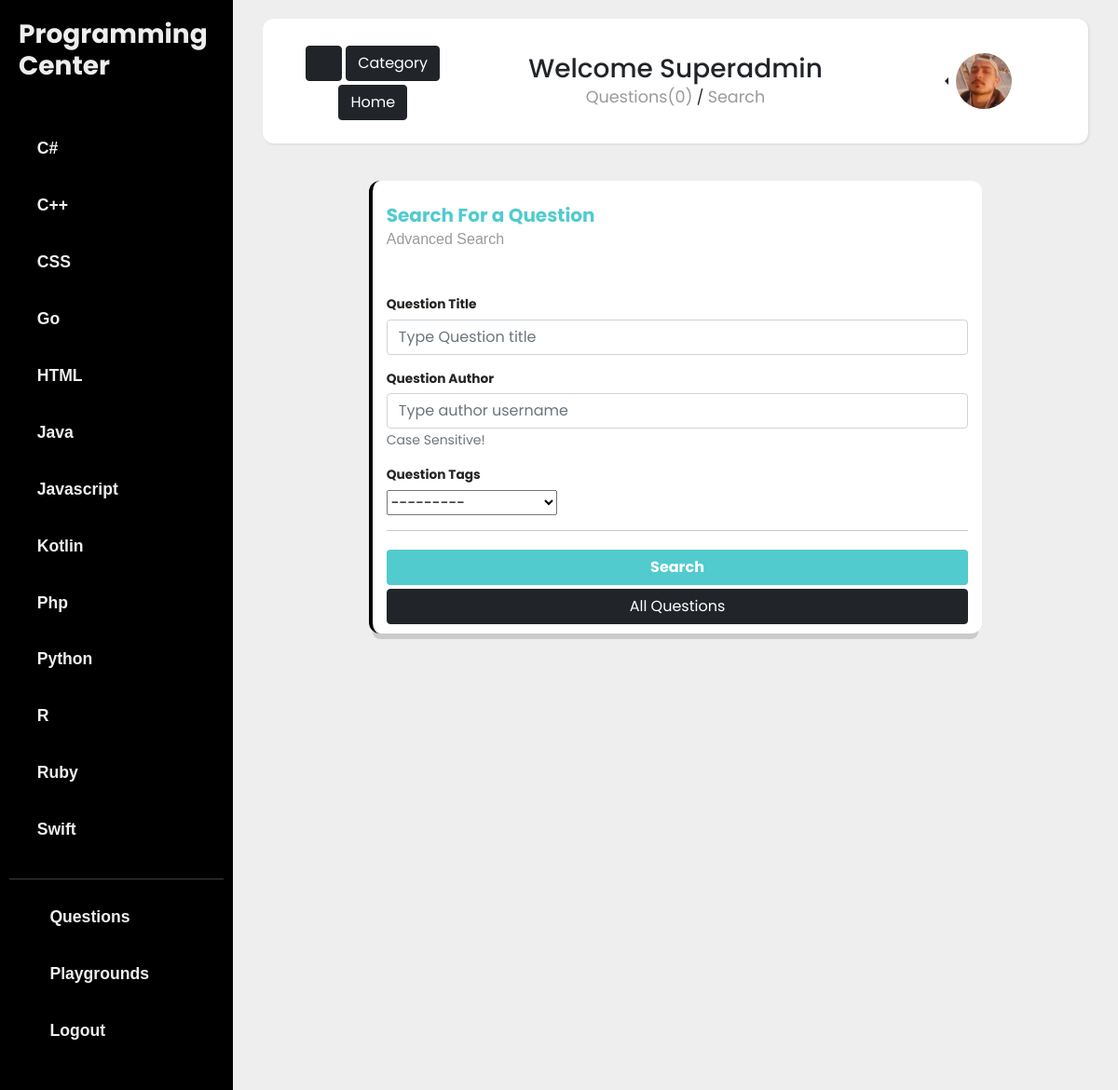
Page /question/search/ (signed in) on the committed database.
### programmingLanguage/models.py (models this page shows, shortened)
class Language(models.Model):
    name = models.CharField(max_length=100, unique=True)
    slug = models.SlugField(max_length=10, unique=True)
    category = TreeManyToManyField(Category, related_name='lang_category')
    detail = RichTextField(blank=True, null=True)
    class Meta:
        ordering = ['name']

### account/models.py (models this page shows, shortened)
class UserBase(AbstractBaseUser, PermissionsMixin):
    email = models.EmailField('email address', unique=True)
    username = models.CharField(max_length=150, unique=True)
    first_name = models.CharField(max_length=150, blank=True)
    last_name = models.CharField(max_length=150, blank=True)
    slug = models.SlugField(max_length=150, unique=True)
    is_active = models.BooleanField(default=False)
    is_staff = models.BooleanField(default=False)
    created = models.DateTimeField(auto_now_add=True)
    updated = models.DateTimeField(auto_now=True)
    objects = CustomAccountManager()
    USERNAME_FIELD = 'email'
    REQUIRED_FIELDS = ['username']
    class Meta:
        verbose_name = 'Account'
        verbose_name_plural = 'Accounts'

class Profile(models.Model):
    user = models.OneToOneField(UserBase, on_delete=models.CASCADE)
    interests = models.ManyToManyField(Language, related_name='user_interests', blank=True)
    slug = models.SlugField(max_length=150, unique=True)
    about = models.TextField(blank=True)
    image = models.ImageField(default='avatar.png', upload_to=user_directory_path)
    stars = models.ManyToManyField(UserBase, related_name='star', default=None, blank=True)
    star_count = models.BigIntegerField(default='0')

### question/views.py (the view, shortened to what this page needs)
# urls.py: path('search/', views.question_search, name='question_search'),
def question_search(request):
    form = QuestionSearchForm()
    q = ''
    c = ''
    a = ''
    results = []
    return render(request, 'question/search.html',{'form':form, 'query': q, 'results': results, 'tag':c, 'author':a})

### templates/question/search.html (shortened to what this page needs)
{% extends '../basee.html' %}
{% load crispy_forms_tags %}
{% block content %}
<div class="container-fluid">
    <div class="row">
        <nav class="navbar">
            <div class=" col-lg-3 col-12" style="text-align: center; margin: 10px 0;">
                <button type="button" id="sidebarCollapse" class="btn btn-dark mt-1">
                    <i class="fas fa-align-left"></i>
                </button>
                <a href="{% url 'pl:category' %}" class="btn btn-dark mt-1">Category</a>
                <a href="{% url 'pl:home' %}" class="btn btn-dark mt-1">Home</a>
            </div>
            <div class=" col-lg-6 col-12" style="text-align: center; margin: 10px 0;">
                {% if request.user.is_authenticated %}
                <h3 class="mb-0">Welcome {{request.user.username|title}}</h3>
                {% endif %}
                <a href="{% url 'question:question_list' %}"
                    class="navigation ">Question{{ results|length|pluralize }}({{ results|length }})</a> /
                <a href="{% url 'question:question_search' %}" class="navigation ">Search</a>
            </div>
            <div class="col-lg-3 col-12" style="text-align: center; margin: 10px 0;">
                {% if request.user.is_authenticated %}
                <div class="btn-group  dropstart">
                    <a type="button" class="dropdown-toggle" data-bs-toggle="dropdown" data-toggle="dropdown"
                        aria-haspopup="true" aria-expanded="false">
                        <img src="{{ request.user.profile.image.url }}" alt="" class="rounded-circle" width="60"
                            height="60">
                    </a>
                </div>
                {% else %}
                <div class="row justify-content-center">
                    <a href="{% url 'account:register' %}" class="btn btn-dark col-5"
                        style="margin-right: 5px;">Register</a>
                    <a href="{% url 'account:login' %}" class="btn btn-dark col-5">Log in</a>
                </div>
                {% endif %}
            </div>
        </nav>
    </div>
</div>
{% if query %}
{% if messages %}
<div class="col-10" style="margin: 0 auto">
    {% for message in messages %}
    <div class="alert {{ message.tags }} text-center">
        {{ message }}
    </div>
    {% endfor %}
</div>
{% endif %}
<div class="col-10 m-auto">
    <div class="card card-stats card-border">
        <div class="card-header">
            <h4 class="card-title fw-bold mb-0">Search Results</h4>
            <a class="card-category me" style="color: #9A9A9A;" href="{% url 'question:question_search' %}">go to
                advanced search</a>
        </div>
        <div class="card-body">
            <div class="text-center" style="background:#eee; border:1px solid #ccc; padding:13px 10px 5px">
                <h5 class="fw-bold">Question Search Details</h5>
            </div>
            <div class="col-12 mt-3">
                <ul class="list-unstyled team-members">
                    <li>
                        <div class="row my-3">
                            <div style="color: #f0ad4e;" class="col-md-1 col-1 lang2 profile-icons">
                                <i class="fas fa-question"></i>
                            </div>
                            <div class="col-md-7 col-7">
                                <h5 class="fw-bold mt-2">{{query}}</h5>
                            </div>
                        </div>
                    </li>
                    {% if author2 or author %}
                    <li>
                        <div class="row my-3">
                            <div class="col-md-1 col-1 lang2 profile-icons">
                                {% if author %}
                                <i class="fas fa-user-check game-icon"></i>
                                {% elif author2 %}
                                <i class="fas fa-user-times web-icon"></i>
                                {% endif %}
                            </div>
                            <div class="col-md-7 col-7">
                                {% if author %}
                                <h5 class="fw-bold mt-2">{{author}}</h5>
                                {% elif author2%}
                                <h5 class="fw-bold mt-2">{{author2}}</h5>
                                {% endif %}
                            </div>
                        </div>
                    </li>
                    {% endif %}
                    {% if tag %}
                    <li>
                        <div class="row my-3">
                            <div class="col-md-1 col-1  lang2 profile-icons">
                                {% if tag.name == 'Games' %}
                                <i class="fas fa-gamepad game-icon"></i>
                                {% elif tag.name == 'Web' %}
                                <i class="fas fa-globe  web-icon"></i>
                                {% elif tag.name == 'Front-end' %}
                                <i class="fas fa-palette web-icon"></i>
                                {% elif tag.name == 'Back-end' %}
                                <i class="fas fa-server web-icon"></i>
                                {% elif tag.name == "Data Science" %}
                                <i class="fas fa-flask data-icon"></i>
                                {% elif tag.name == 'Artificial Intelligence' %}
                                <i class="fas fa-brain data-icon"></i>
                                {% elif tag.name == 'Machine Learning' %}
                                <i class="fas fa-robot data-icon"></i>
                                {% elif tag.name == 'Mobile' %}
                                <i class="fas fa-mobile mobile-icon"></i>
                                {% elif tag.name == 'Android' %}
                                <i class="fab fa-android mobile-icon"></i>
                                {% elif tag.name == 'IOS' %}
                                <i class="fab fa-apple mobile-icon"></i>
                                {% endif %}
                            </div>
                            <div class="col-md-7 col-7">
                                <a class="me fw-bold" href="{{tag.get_absolute_url}} " style="color: inherit;">
                                    <h5 class=" fw-bold mb-0 mt-2">{{tag.name}}</h5>
                                </a>
                            </div>
                        </div>
                    </li>
                    {% endif %}
                    <li>
                        <div class="row my-3">
                            <div class="col-md-1 col-1 lang2 data-icon profile-icons">
                                <i class="fas fa-list-ol"></i>
                            </div>
                            <div class="col-md-7 col-7">
                                <h5 class="fw-bold mt-2">{{results|length}}</h5>
                            </div>
                        </div>
                    </li>
                </ul>
            </div>
        </div>
    </div>
</div>
<div class="row mt-5">
    {% for question in results %}
    <div class="col-lg-4 col-12 mt-5">
        <div class="card1 mt-5">
            <div class="con-img">
                <a href="{{question.author.profile.image.url}}">
                    <img class="rounded-circle" width="90" height="90" src="{{question.author.profile.image.url}}"
                        alt="">
                    <img class="rounded-circle" id="blur" src="{{question.user.profile.image.url}}" alt="">
                </a>
            </div>
            <div class="con-text lang2">
                <a href="{% url 'question:question_detail' question.slug %}">
                    <h5 class="fw-bold">{{question.title|truncatechars:28}}</h5>
                </a>
                <a href="{% url 'question:user_question_list' question.author.slug %}">
                    <p class="my-0 fw-bold">By {{question.author}}</p>
                </a>
                <p class="my-0">{{question.date_posted|date:'F d, Y'}}</p>
                <hr>
                {% for tag in question.tags.all %}
                {% if tag.name == 'Games' %}
                <i class="fas fa-gamepad game-icon"></i>
                {% elif tag.name == 'Web' %}
                <i class="fas fa-globe  web-icon"></i>
                {% elif tag.name == 'Front-end' %}
                <i class="fas fa-palette web-icon"></i>
                {% elif tag.name == 'Back-end' %}
                <i class="fas fa-server web-icon"></i>
                {% elif tag.name == "Data Science" %}
                <i class="fas fa-flask data-icon"></i>
                {% elif tag.name == 'Artificial Intelligence' %}
                <i class="fas fa-brain data-icon"></i>
                {% elif tag.name == 'Machine Learning' %}
                <i class="fas fa-robot data-icon"></i>
                {% elif tag.name == 'Mobile' %}
                <i class="fas fa-mobile mobile-icon"></i>
                {% elif tag.name == 'Android' %}
                <i class="fab fa-android mobile-icon"></i>
                {% elif tag.name == 'IOS' %}
                <i class="fab fa-apple mobile-icon"></i>
                {% endif %}
                {% endfor %}
            </div>
        </div>
    </div>
    {% endfor %}
</div>
{% else %}
<div class="row justify-content-center">
    <div class="col-lg-9 col-md-12 col-sm-12">
        <div class="card card-border">
            <div class="card-header">
                <h5 class="card-title title mb-0">Search For a Question</h5>
                <p class="card-category">Advanced Search</p>
            </div>
            <div class="card-body update">
                <form method="GET">
                    {{form.query|as_crispy_field}}
                    {{form.username|as_crispy_field}}
                    {{form.tags|as_crispy_field}}
                    <hr>
                    <button type="submit" class="btn col-12 my-1">Search</button>
                </form>
                <a href="{% url 'question:question_list' %}" class="col-12 btn btn-dark">All Questions</a>
            </div>
        </div>
    </div>
</div>
{%endif%}
{% endblock %}

### templates/basee.html (shortened to what this page needs)
{% load static %}
<!doctype html>
<html lang="en">
<head>
    <link href="https://cdn.jsdelivr.net/npm/bootstrap@5.0.0-beta2/dist/css/bootstrap.min.css" rel="stylesheet"
>
    <link href="{% static 'fontawesome_free/css/all.min.css' %}" rel="stylesheet" type="text/css">
    <link rel="stylesheet" href="https://cdn.jsdelivr.net/gh/devicons/devicon@v2.10.1/devicon.min.css">
    <link href="{% static 'css/sidebar.css' %}" rel="stylesheet">
    <link href="{% static 'css/card.css' %}" rel="stylesheet">
    <link href="{% static 'css/card1.css' %}" rel="stylesheet">
</head>
<body>
    <div class="wrapper">
        <nav id="sidebar">
            <div class="sidebar-header">
                <a href="{% url 'pl:home' %}">
                <h3 class="fw-bold">Programming Center</h3>
                </a>
            </div>
            <ul class="components">
                {% for lang in language_list %}
                <li>
                    <a href="{% url 'pl:languages_detail' lang.slug %}">
                        <p class="fw-bold">{{lang.name}}</p>
                    </a>
                </li>
                {% endfor %}
                <hr>
                <li>
                    <a href="{% url 'question:question_list' %}">
                        <i class="fas fa-question y-icon"></i>
                        <p class="fw-bold">Questions</p>
                    </a>
                </li>
                <li>
                    <a href="{% url 'editor:home' %}">
                        <i class="fas fa-file-code game-icon"></i>
                        <p class="fw-bold">Playgrounds</p>
                    </a>
                </li>
                {% if request.user.is_authenticated %}
                <li>
                    <a href="{% url 'account:logout' %}">
                        <i class="fas fa-power-off web-icon"></i>
                        <p class="fw-bold">Logout</p>
                    </a>
                </li>
                {% endif %}
            </ul>
        </nav>
        <div id="content">
            <main class="container">
                {% block content %}
                {% endblock %}
            </main>
        </div>
    </div>
</body>
</html>

### rows in the picture
Language: name "C#"
Language: name "C++"
Language: name "CSS"
Language: name "Go"
Language: name "HTML"
Language: name "Java"
Language: name "Javascript"
Language: name "Kotlin"
Language: name "Php"
Language: name "Python"
Language: name "R"
Language: name "Ruby"
Language: name "Swift"
UserBase: user.username "Superadmin", user.profile.image (picture)

### other values in the picture
{{ results|length }} "0"
